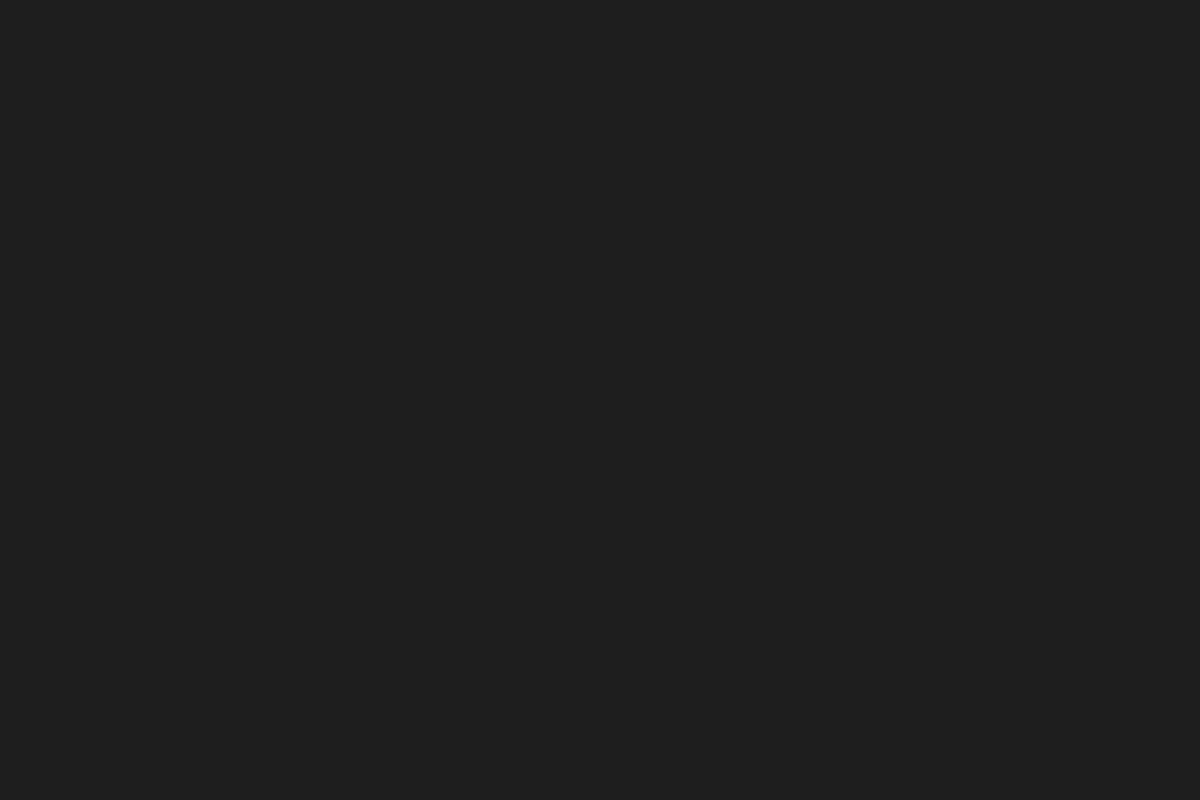
Frame 1 (no input)
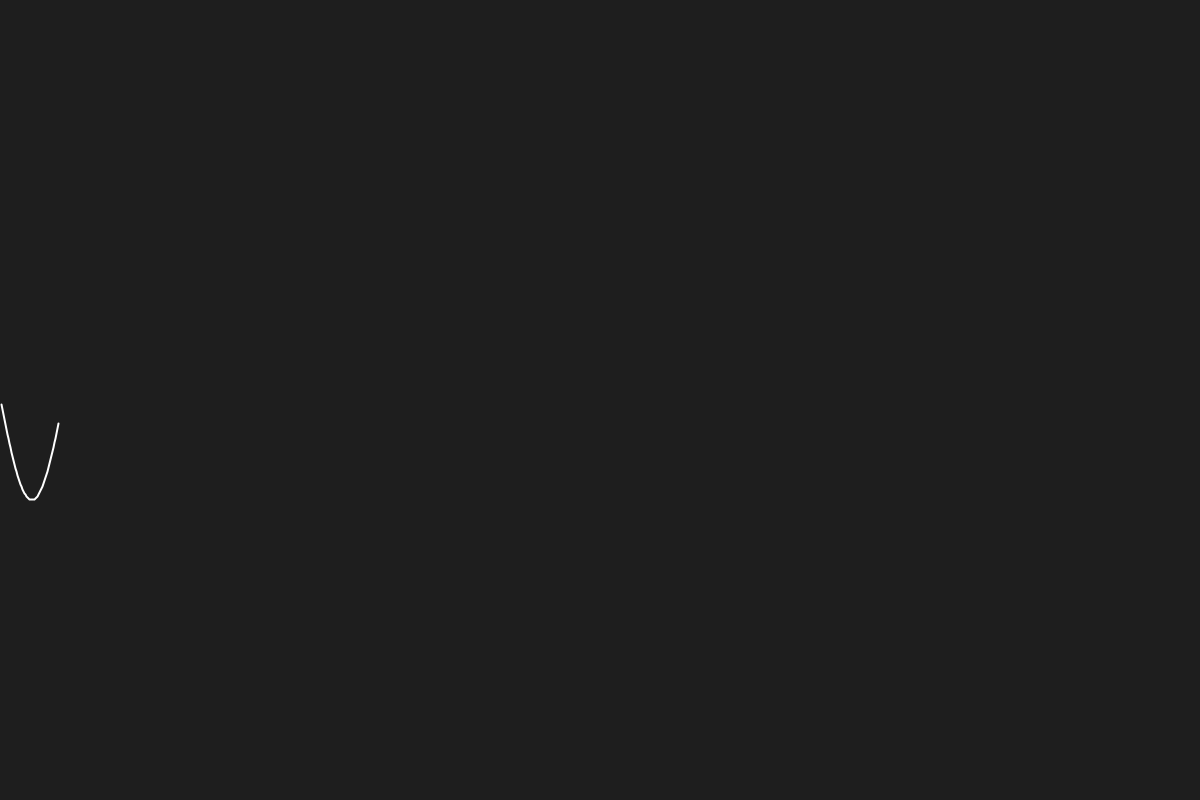
Frame 60 (the mouse pressed at the canvas centre just before this capture)
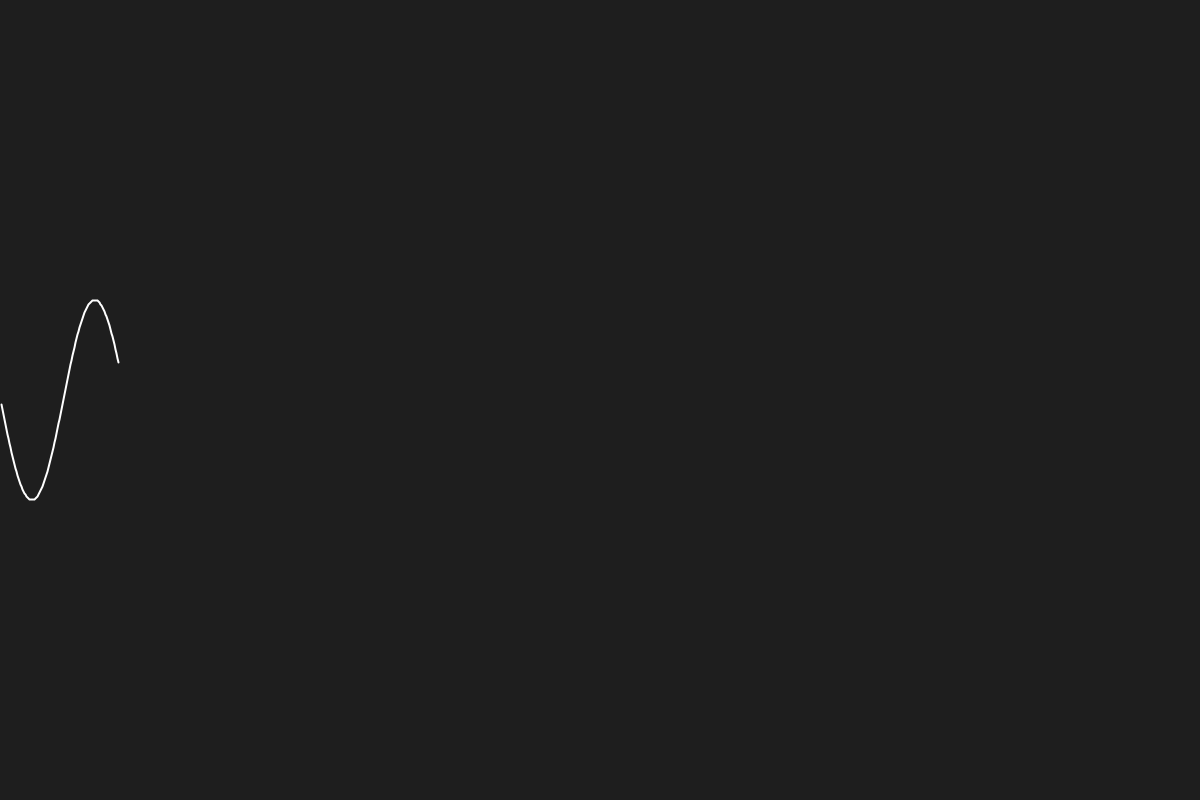
Frame 120 (the mouse held since frame 60 and released just before this capture)

The Processing sketch that drew these frames (run headless with seeded random() and noise(); from frame 60 on, the mouse is pressed at the canvas centre):

// Processing sketch: Tutorial08
// ── Tutorial08.pde
float angle = 0;  // 初始角度
float amplitude = 100;  // 正弦波振幅
float frequency = 0.05;  // 正弦波频率
int waveLength = 500;  // 波形宽度（单位：像素）
int xPos = 0;  // 当前绘制的 x 坐标位置

float[][] CoordArray = new float[0][2];

void setup() {
  size(1200, 800);  // 设置画布大小
  frameRate(60);   // 设置帧率为 30，控制绘制速度
}

void draw() 
{
  // 计算当前的 y 值
  float y = amplitude * sin(frequency * xPos);
  CoordArray =  (float[][])append(CoordArray, new float[] {xPos, y});
  xPos++;
  
  background(30);
  noFill();
  stroke(255);
  strokeWeight(2);

  beginShape();
  
  for(int i = 0; i < CoordArray.length; ++i)
  {
    curveVertex(CoordArray[i][0], CoordArray[i][1] + 400);
  }

  endShape();

}
